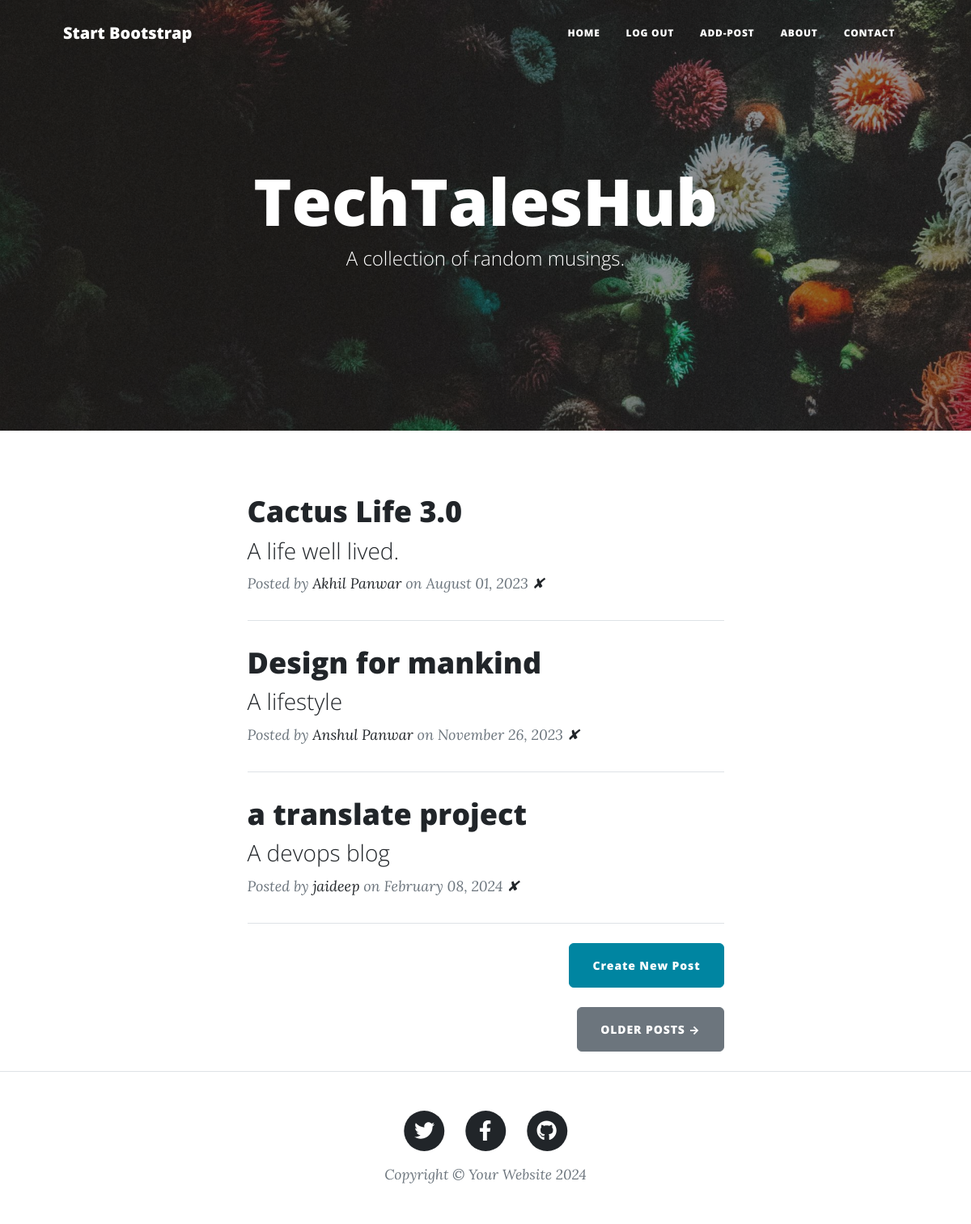
The page / (signed in) on the database its author committed.
### main.py (models this page shows)
class BlogPost(db.Model):
    __tablename__ = "blog_posts"
    id = db.Column(db.Integer, primary_key=True)
    author_id = db.Column(db.Integer, db.ForeignKey("users.id"))
    author = relationship("User", back_populates="posts")
    title = db.Column(db.String(250), unique=True, nullable=False)
    subtitle = db.Column(db.String(250), nullable=False)
    date = db.Column(db.String(250), nullable=False)
    body = db.Column(db.Text, nullable=False)
    img_url = db.Column(db.String(250), nullable=False)
    comments = relationship("Comment", back_populates="parent_post")

class User(UserMixin, db.Model):
    __tablename__ = "users"
    id = db.Column(db.Integer, primary_key=True)
    email = db.Column(db.String(100), unique=True)
    password = db.Column(db.String(100))
    name = db.Column(db.String(100))
    posts = relationship("BlogPost", back_populates="author")
    comments = relationship("Comment", back_populates="comment_author")

### main.py (the view)
@app.route('/')
def get_all_posts():
    result = db.session.execute(db.select(BlogPost))
    posts = result.scalars().all()
    year=datetime.now().year
    return render_template("index.html", all_posts=posts, current_user=current_user,year=year)

### main.py (called while the page is built)
@login_manager.user_loader
def load_user(user_id):
    return db.get_or_404(User, user_id)

### templates/index.html
{% include "header.html" %}
<header
  class="masthead"
  style="background-image: url('../static/assets/img/home-bg.jpg')"
>
  <div class="container position-relative px-4 px-lg-5">
    <div class="row gx-4 gx-lg-5 justify-content-center">
      <div class="col-md-10 col-lg-8 col-xl-7">
        <div class="site-heading">
          <h1>TechTalesHub</h1>
          <span class="subheading">A collection of random musings.</span>
        </div>
      </div>
    </div>
  </div>
</header>
<div class="container px-4 px-lg-5">
  <div class="row gx-4 gx-lg-5 justify-content-center">
    <div class="col-md-10 col-lg-8 col-xl-7">
      {% for post in all_posts %}
      <div class="post-preview">
        <a href="{{ url_for('show_post', post_id=post.id) }}">
          <h2 class="post-title">{{ post.title }}</h2>
          <h3 class="post-subtitle">{{ post.subtitle }}</h3>
        </a>
        <p class="post-meta">
          Posted by
          <a href="#">{{post.author.name}}</a>
          on {{post.date}}
          {% if current_user.id == 1: %}
          <a href="{{url_for('delete_post', post_id=post.id) }}">✘</a>
          {% endif %}
        </p>
      </div>
      <hr class="my-4" />
      {% endfor %}
      {% if current_user.id == 1: %}
      <div class="d-flex justify-content-end mb-4">
        <a
          class="btn btn-primary float-right"
          href="{{url_for('add_new_post')}}"
          >Create New Post</a
        >
      </div>
      {% endif %}
      <div class="d-flex justify-content-end mb-4">
        <a class="btn btn-secondary text-uppercase" href="#!">Older Posts →</a>
      </div>
    </div>
  </div>
</div>
{% include "footer.html" %}

### rows shown on the page
BlogPost: title "Cactus Life 3.0", subtitle "A life well lived.", author.name "Akhil Panwar", date "August 01, 2023"
BlogPost: title "Design for mankind", subtitle "A lifestyle", author.name "Anshul Panwar", date "November 26, 2023"
BlogPost: title "a translate project", subtitle "A devops blog", author.name "jaideep", date "February 08, 2024"
